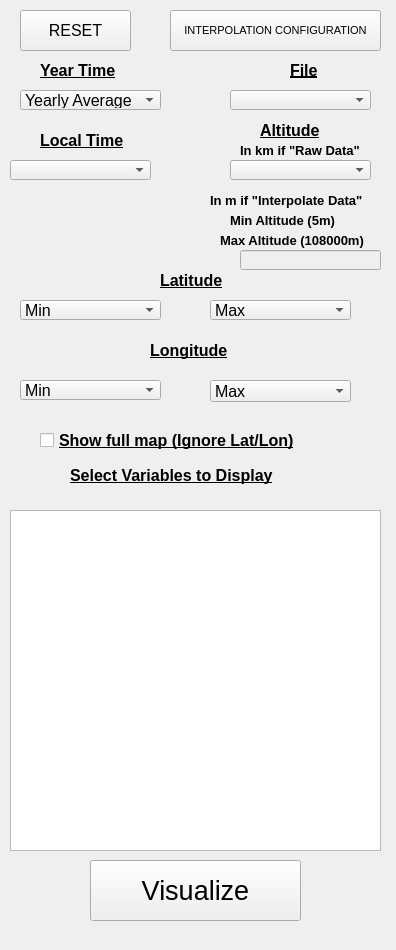
<?xml version="1.0" encoding="UTF-8"?>
<ui version="4.0">
 <class>MCDVisualizerDockWidgetBase</class>
 <widget class="QDockWidget" name="MCDVisualizerDockWidgetBase">
  <property name="geometry">
   <rect>
    <x>0</x>
    <y>0</y>
    <width>396</width>
    <height>950</height>
   </rect>
  </property>
  <property name="minimumSize">
   <size>
    <width>396</width>
    <height>150</height>
   </size>
  </property>
  <property name="maximumSize">
   <size>
    <width>396</width>
    <height>950</height>
   </size>
  </property>
  <property name="font">
   <font>
    <pointsize>7</pointsize>
   </font>
  </property>
  <property name="layoutDirection">
   <enum>Qt::LeftToRight</enum>
  </property>
  <property name="windowTitle">
   <string>MCD_Visualizer</string>
  </property>
  <widget class="QWidget" name="dockWidgetContents">
   <widget class="QLabel" name="Label_Epoca">
    <property name="geometry">
     <rect>
      <x>40</x>
      <y>60</y>
      <width>111</width>
      <height>21</height>
     </rect>
    </property>
    <property name="font">
     <font>
      <pointsize>12</pointsize>
      <weight>75</weight>
      <bold>true</bold>
      <underline>true</underline>
     </font>
    </property>
    <property name="text">
     <string>Year Time</string>
    </property>
   </widget>
   <widget class="QComboBox" name="Combo_Epoca">
    <property name="geometry">
     <rect>
      <x>20</x>
      <y>90</y>
      <width>141</width>
      <height>20</height>
     </rect>
    </property>
    <property name="font">
     <font>
      <pointsize>12</pointsize>
     </font>
    </property>
    <item>
     <property name="text">
      <string>Yearly Average</string>
     </property>
    </item>
    <item>
     <property name="text">
      <string>Cold</string>
     </property>
    </item>
    <item>
     <property name="text">
      <string>Warm</string>
     </property>
    </item>
    <item>
     <property name="text">
      <string>Stormy</string>
     </property>
    </item>
    <item>
     <property name="text">
      <string>Martian Year 24 </string>
     </property>
    </item>
    <item>
     <property name="text">
      <string>Martian Year 25</string>
     </property>
    </item>
    <item>
     <property name="text">
      <string>Martian Year 26</string>
     </property>
    </item>
    <item>
     <property name="text">
      <string>Martian Year 27</string>
     </property>
    </item>
    <item>
     <property name="text">
      <string>Martian Year 28</string>
     </property>
    </item>
    <item>
     <property name="text">
      <string>Martian Year 29</string>
     </property>
    </item>
    <item>
     <property name="text">
      <string>Martian Year 30</string>
     </property>
    </item>
    <item>
     <property name="text">
      <string>Martian Year 31</string>
     </property>
    </item>
    <item>
     <property name="text">
      <string>Martian Year 32</string>
     </property>
    </item>
    <item>
     <property name="text">
      <string>Martian Year 33</string>
     </property>
    </item>
    <item>
     <property name="text">
      <string>Martian Year 34</string>
     </property>
    </item>
    <item>
     <property name="text">
      <string>Martian Year 35</string>
     </property>
    </item>
   </widget>
   <widget class="QComboBox" name="Combo_Archivo">
    <property name="geometry">
     <rect>
      <x>230</x>
      <y>90</y>
      <width>141</width>
      <height>20</height>
     </rect>
    </property>
    <property name="font">
     <font>
      <pointsize>12</pointsize>
     </font>
    </property>
   </widget>
   <widget class="QLabel" name="Label_Hora_Local">
    <property name="geometry">
     <rect>
      <x>40</x>
      <y>130</y>
      <width>111</width>
      <height>21</height>
     </rect>
    </property>
    <property name="font">
     <font>
      <pointsize>12</pointsize>
      <weight>75</weight>
      <bold>true</bold>
      <underline>true</underline>
     </font>
    </property>
    <property name="text">
     <string>Local Time</string>
    </property>
   </widget>
   <widget class="QComboBox" name="Combo_Hora">
    <property name="geometry">
     <rect>
      <x>10</x>
      <y>160</y>
      <width>141</width>
      <height>20</height>
     </rect>
    </property>
    <property name="font">
     <font>
      <pointsize>12</pointsize>
     </font>
    </property>
    <property name="editable">
     <bool>false</bool>
    </property>
    <property name="currentIndex">
     <number>-1</number>
    </property>
    <property name="maxVisibleItems">
     <number>12</number>
    </property>
   </widget>
   <widget class="QLabel" name="Label_Altitud">
    <property name="geometry">
     <rect>
      <x>260</x>
      <y>120</y>
      <width>71</width>
      <height>21</height>
     </rect>
    </property>
    <property name="font">
     <font>
      <pointsize>12</pointsize>
      <weight>75</weight>
      <bold>true</bold>
      <underline>true</underline>
     </font>
    </property>
    <property name="text">
     <string>Altitude</string>
    </property>
   </widget>
   <widget class="QComboBox" name="Combo_Altitud">
    <property name="geometry">
     <rect>
      <x>230</x>
      <y>160</y>
      <width>141</width>
      <height>20</height>
     </rect>
    </property>
    <property name="font">
     <font>
      <pointsize>12</pointsize>
     </font>
    </property>
    <item>
     <property name="text">
      <string/>
     </property>
    </item>
   </widget>
   <widget class="QLabel" name="Label_Latitud">
    <property name="geometry">
     <rect>
      <x>160</x>
      <y>270</y>
      <width>91</width>
      <height>21</height>
     </rect>
    </property>
    <property name="font">
     <font>
      <pointsize>12</pointsize>
      <weight>75</weight>
      <bold>true</bold>
      <underline>true</underline>
     </font>
    </property>
    <property name="text">
     <string>Latitude</string>
    </property>
   </widget>
   <widget class="QLabel" name="Label_Longitud">
    <property name="geometry">
     <rect>
      <x>150</x>
      <y>340</y>
      <width>101</width>
      <height>21</height>
     </rect>
    </property>
    <property name="font">
     <font>
      <pointsize>12</pointsize>
      <weight>75</weight>
      <bold>true</bold>
      <underline>true</underline>
     </font>
    </property>
    <property name="text">
     <string>Longitude</string>
    </property>
   </widget>
   <widget class="QComboBox" name="Combo_Longitud_Min">
    <property name="geometry">
     <rect>
      <x>20</x>
      <y>380</y>
      <width>141</width>
      <height>20</height>
     </rect>
    </property>
    <property name="font">
     <font>
      <pointsize>12</pointsize>
     </font>
    </property>
    <item>
     <property name="text">
      <string>Min</string>
     </property>
    </item>
   </widget>
   <widget class="QLabel" name="Label_Variable">
    <property name="geometry">
     <rect>
      <x>70</x>
      <y>460</y>
      <width>281</width>
      <height>31</height>
     </rect>
    </property>
    <property name="font">
     <font>
      <pointsize>12</pointsize>
      <weight>75</weight>
      <bold>true</bold>
      <underline>true</underline>
     </font>
    </property>
    <property name="text">
     <string>Select Variables to Display</string>
    </property>
   </widget>
   <widget class="QPushButton" name="Push_Visualizar">
    <property name="geometry">
     <rect>
      <x>90</x>
      <y>860</y>
      <width>211</width>
      <height>61</height>
     </rect>
    </property>
    <property name="font">
     <font>
      <pointsize>20</pointsize>
     </font>
    </property>
    <property name="text">
     <string>Visualize</string>
    </property>
   </widget>
   <widget class="QCheckBox" name="Check_Mapa">
    <property name="geometry">
     <rect>
      <x>40</x>
      <y>430</y>
      <width>351</width>
      <height>21</height>
     </rect>
    </property>
    <property name="font">
     <font>
      <pointsize>12</pointsize>
      <weight>75</weight>
      <bold>true</bold>
      <underline>true</underline>
     </font>
    </property>
    <property name="text">
     <string>Show full map (Ignore Lat/Lon)</string>
    </property>
   </widget>
   <widget class="QComboBox" name="Combo_Latitud_Min">
    <property name="geometry">
     <rect>
      <x>20</x>
      <y>300</y>
      <width>141</width>
      <height>20</height>
     </rect>
    </property>
    <property name="font">
     <font>
      <pointsize>12</pointsize>
     </font>
    </property>
    <item>
     <property name="text">
      <string>Min</string>
     </property>
    </item>
   </widget>
   <widget class="QComboBox" name="Combo_Latitud_Max">
    <property name="geometry">
     <rect>
      <x>210</x>
      <y>300</y>
      <width>141</width>
      <height>20</height>
     </rect>
    </property>
    <property name="font">
     <font>
      <pointsize>12</pointsize>
     </font>
    </property>
    <item>
     <property name="text">
      <string>Max</string>
     </property>
    </item>
   </widget>
   <widget class="QComboBox" name="Combo_Longitud_Max">
    <property name="geometry">
     <rect>
      <x>210</x>
      <y>380</y>
      <width>141</width>
      <height>22</height>
     </rect>
    </property>
    <property name="font">
     <font>
      <pointsize>12</pointsize>
     </font>
    </property>
    <item>
     <property name="text">
      <string>Max</string>
     </property>
    </item>
   </widget>
   <widget class="QLabel" name="Label_Archivo">
    <property name="geometry">
     <rect>
      <x>290</x>
      <y>60</y>
      <width>81</width>
      <height>20</height>
     </rect>
    </property>
    <property name="font">
     <font>
      <pointsize>12</pointsize>
      <weight>75</weight>
      <bold>true</bold>
      <underline>true</underline>
     </font>
    </property>
    <property name="text">
     <string>File</string>
    </property>
   </widget>
   <widget class="QPushButton" name="Push_Reset">
    <property name="geometry">
     <rect>
      <x>20</x>
      <y>10</y>
      <width>111</width>
      <height>41</height>
     </rect>
    </property>
    <property name="font">
     <font>
      <pointsize>12</pointsize>
     </font>
    </property>
    <property name="text">
     <string>RESET</string>
    </property>
   </widget>
   <widget class="QListWidget" name="Combo_Variable">
    <property name="geometry">
     <rect>
      <x>10</x>
      <y>510</y>
      <width>371</width>
      <height>341</height>
     </rect>
    </property>
    <property name="font">
     <font>
      <pointsize>9</pointsize>
     </font>
    </property>
    <property name="focusPolicy">
     <enum>Qt::ClickFocus</enum>
    </property>
    <property name="selectionMode">
     <enum>QAbstractItemView::MultiSelection</enum>
    </property>
   </widget>
   <widget class="QPushButton" name="Push_InterpConfig">
    <property name="geometry">
     <rect>
      <x>170</x>
      <y>10</y>
      <width>211</width>
      <height>41</height>
     </rect>
    </property>
    <property name="font">
     <font>
      <pointsize>8</pointsize>
     </font>
    </property>
    <property name="text">
     <string>INTERPOLATION CONFIGURATION</string>
    </property>
   </widget>
   <widget class="QLabel" name="Label_Altitud_2">
    <property name="geometry">
     <rect>
      <x>240</x>
      <y>140</y>
      <width>131</width>
      <height>21</height>
     </rect>
    </property>
    <property name="font">
     <font>
      <pointsize>10</pointsize>
      <weight>75</weight>
      <bold>true</bold>
      <underline>false</underline>
     </font>
    </property>
    <property name="text">
     <string>In km if &quot;Raw Data&quot;</string>
    </property>
   </widget>
   <widget class="QLabel" name="Label_Altitud_3">
    <property name="geometry">
     <rect>
      <x>210</x>
      <y>190</y>
      <width>171</width>
      <height>21</height>
     </rect>
    </property>
    <property name="font">
     <font>
      <pointsize>10</pointsize>
      <weight>75</weight>
      <bold>true</bold>
      <underline>false</underline>
     </font>
    </property>
    <property name="text">
     <string>In m if &quot;Interpolate Data&quot;</string>
    </property>
   </widget>
   <widget class="QLineEdit" name="Interpolate_Altitude">
    <property name="enabled">
     <bool>false</bool>
    </property>
    <property name="geometry">
     <rect>
      <x>240</x>
      <y>250</y>
      <width>141</width>
      <height>20</height>
     </rect>
    </property>
    <property name="font">
     <font>
      <pointsize>10</pointsize>
      <weight>50</weight>
      <bold>false</bold>
     </font>
    </property>
    <property name="text">
     <string/>
    </property>
   </widget>
   <widget class="QLabel" name="Label_Altitud_4">
    <property name="geometry">
     <rect>
      <x>230</x>
      <y>210</y>
      <width>171</width>
      <height>21</height>
     </rect>
    </property>
    <property name="font">
     <font>
      <pointsize>10</pointsize>
      <weight>75</weight>
      <bold>true</bold>
      <underline>false</underline>
     </font>
    </property>
    <property name="text">
     <string>Min Altitude (5m)</string>
    </property>
   </widget>
   <widget class="QLabel" name="Label_Altitud_5">
    <property name="geometry">
     <rect>
      <x>220</x>
      <y>230</y>
      <width>171</width>
      <height>21</height>
     </rect>
    </property>
    <property name="font">
     <font>
      <pointsize>10</pointsize>
      <weight>75</weight>
      <bold>true</bold>
      <underline>false</underline>
     </font>
    </property>
    <property name="text">
     <string>Max Altitude (108000m)</string>
    </property>
   </widget>
  </widget>
 </widget>
 <resources/>
 <connections/>
</ui>
